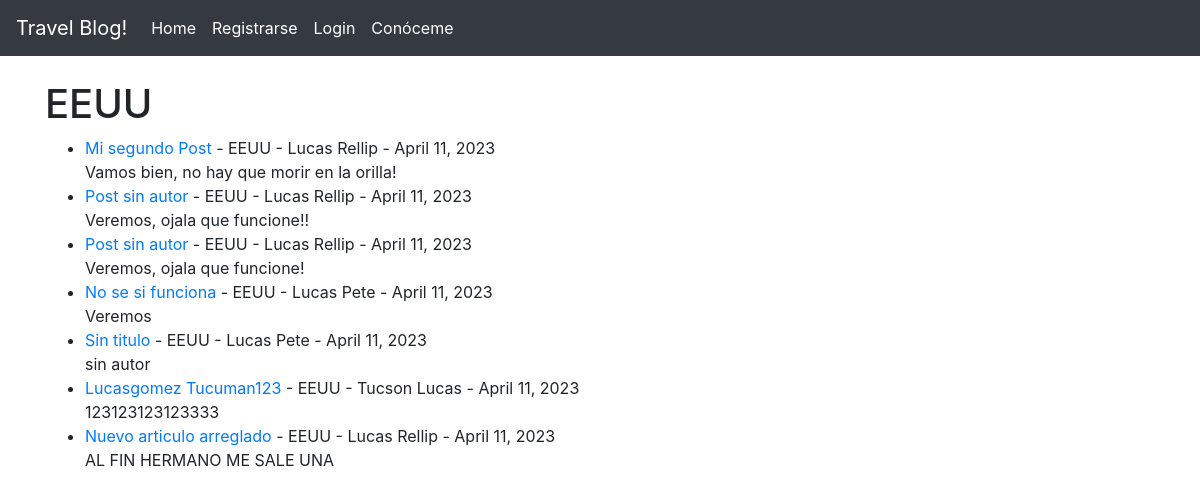
Page /categorias/EEUU/ on the earlier database version.
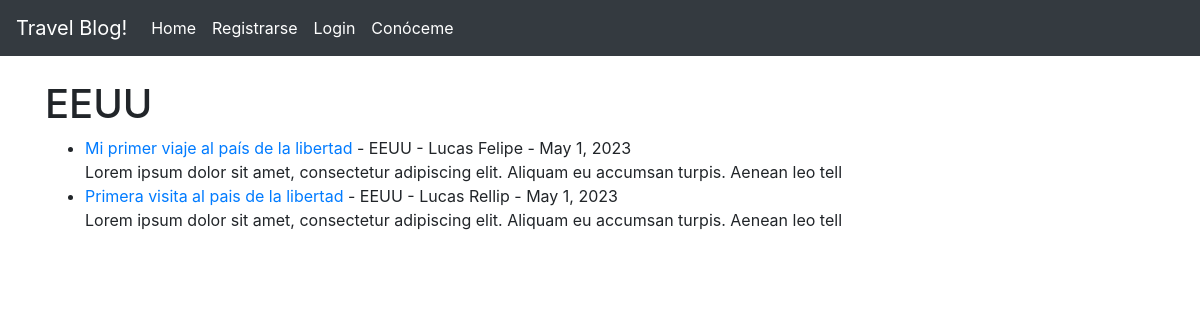
Same page on the later database version.
### TravelBlog/models.py (models this page shows, shortened)
class Post(models.Model):
    titulo = models.CharField(max_length= 50)
    autor = models.ForeignKey(User, on_delete=models.CASCADE)
    cuerpo = models.TextField()
    fechapost = models.DateField(auto_now_add=True)
    categorias = models.CharField(max_length= 50, default='Otros')
    imagen = models.ImageField(null=True, blank=True, upload_to = "imagenes/")

### TravelBlog/views.py (the view)
# urls.py: path('categorias/<str:categ>/', VistaCategoria, name = "categorias"),
def VistaCategoria(request, categ):
    categorias_post = Post.objects.filter(categorias=categ)
    return render(request, 'categorias.html', {'categ':categ, 'categorias_post': categorias_post})

### TravelBlog/templates/categorias.html (shortened to what this page needs)
{% extends 'base.html' %}
{% block contenido_cambia %}
<h1>{{ categ }}</h1>
{% if categorias_post %}
<ul>
{% for post in categorias_post %}
    <li><a href="{% url 'articulodetalle' post.pk %}"> {{ post.titulo }} <a/> - {{ post.categorias }}
        - {{ post.autor.first_name }}
         {{ post.autor.last_name }}
        - {{ post.fechapost }}
        <br/>
    {{ post.cuerpo | slice:"100" | safe }}</li>
{% endfor %}
{% else %}
<h3>Disculpe, esta página no existe</h3>
{% endif %}
</ul>
{% endblock %}

Differences in the rows shown:
removed Post: titulo "Mi segundo Post", categorias "EEUU", autor.first_name "Lucas", autor.last_name "Rellip", fechapost "April 11, 2023", cuerpo "Vamos bien, no hay que morir en la orilla!"
removed Post: titulo "Post sin autor", categorias "EEUU", autor.first_name "Lucas", autor.last_name "Rellip", fechapost "April 11, 2023", cuerpo "Veremos, ojala que funcione!!"
removed Post: titulo "Post sin autor", categorias "EEUU", autor.first_name "Lucas", autor.last_name "Rellip", fechapost "April 11, 2023", cuerpo "Veremos, ojala que funcione!"
removed Post: titulo "No se si funciona", categorias "EEUU", autor.first_name "Lucas", autor.last_name "Pete", fechapost "April 11, 2023", cuerpo "Veremos"
removed Post: titulo "Sin titulo", categorias "EEUU", autor.first_name "Lucas", autor.last_name "Pete", fechapost "April 11, 2023", cuerpo "sin autor"
removed Post: titulo "Lucasgomez Tucuman123", categorias "EEUU", autor.first_name "Tucson", autor.last_name "Lucas", fechapost "April 11, 2023", cuerpo "123123123123333"
removed Post: titulo "Nuevo articulo arreglado", categorias "EEUU", autor.first_name "Lucas", autor.last_name "Rellip", fechapost "April 11, 2023", cuerpo "AL FIN HERMANO ME SALE UNA"
added Post: titulo "Mi primer viaje al país de la libertad", categorias "EEUU", autor.first_name "Lucas", autor.last_name "Felipe", fechapost "May 1, 2023", cuerpo "Lorem ipsum dolor sit amet, consectetur adipiscing elit. Aliquam eu accumsan turpis. Aenean leo tell"
added Post: titulo "Primera visita al pais de la libertad", categorias "EEUU", autor.first_name "Lucas", autor.last_name "Rellip", fechapost "May 1, 2023", cuerpo "Lorem ipsum dolor sit amet, consectetur adipiscing elit. Aliquam eu accumsan turpis. Aenean leo tell"
